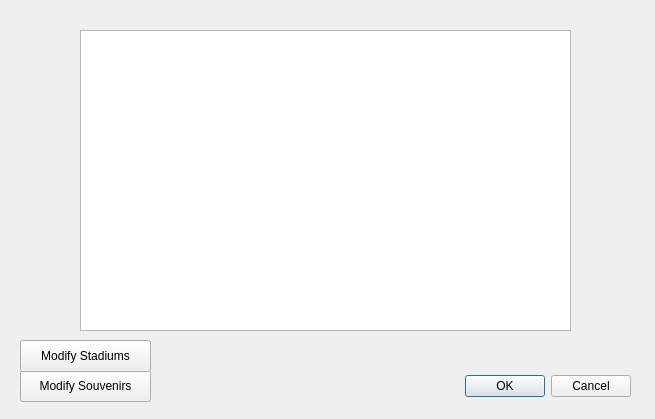
<?xml version="1.0" encoding="UTF-8"?>
<ui version="4.0">
 <class>Stadium_info</class>
 <widget class="QDialog" name="Stadium_info">
  <property name="geometry">
   <rect>
    <x>0</x>
    <y>0</y>
    <width>655</width>
    <height>419</height>
   </rect>
  </property>
  <property name="windowTitle">
   <string>Dialog</string>
  </property>
  <widget class="QDialogButtonBox" name="buttonBox">
   <property name="geometry">
    <rect>
     <x>330</x>
     <y>370</y>
     <width>301</width>
     <height>32</height>
    </rect>
   </property>
   <property name="styleSheet">
    <string notr="true">font: 57 italic 16pt &quot;Avenir&quot;;</string>
   </property>
   <property name="orientation">
    <enum>Qt::Horizontal</enum>
   </property>
   <property name="standardButtons">
    <set>QDialogButtonBox::Cancel|QDialogButtonBox::Ok</set>
   </property>
  </widget>
  <widget class="QTextBrowser" name="textBrowser">
   <property name="geometry">
    <rect>
     <x>80</x>
     <y>30</y>
     <width>491</width>
     <height>301</height>
    </rect>
   </property>
   <property name="styleSheet">
    <string notr="true">font: 87 italic 15pt &quot;Avenir&quot;;</string>
   </property>
  </widget>
  <widget class="QPushButton" name="Editing">
   <property name="geometry">
    <rect>
     <x>20</x>
     <y>370</y>
     <width>131</width>
     <height>32</height>
    </rect>
   </property>
   <property name="styleSheet">
    <string notr="true">font: 57 italic 14pt &quot;Avenir&quot;;</string>
   </property>
   <property name="text">
    <string>Modify Souvenirs</string>
   </property>
  </widget>
  <widget class="QLabel" name="label">
   <property name="geometry">
    <rect>
     <x>240</x>
     <y>370</y>
     <width>151</width>
     <height>20</height>
    </rect>
   </property>
   <property name="styleSheet">
    <string notr="true">color:rgb(95, 21, 255);
font: 81 14pt &quot;Avenir&quot;;
</string>
   </property>
   <property name="text">
    <string/>
   </property>
  </widget>
  <widget class="QPushButton" name="Editing_stad">
   <property name="geometry">
    <rect>
     <x>20</x>
     <y>340</y>
     <width>131</width>
     <height>32</height>
    </rect>
   </property>
   <property name="styleSheet">
    <string notr="true">font: 57 italic 14pt &quot;Avenir&quot;;</string>
   </property>
   <property name="text">
    <string>Modify Stadiums</string>
   </property>
  </widget>
 </widget>
 <resources/>
 <connections>
  <connection>
   <sender>buttonBox</sender>
   <signal>accepted()</signal>
   <receiver>Stadium_info</receiver>
   <slot>accept()</slot>
   <hints>
    <hint type="sourcelabel">
     <x>248</x>
     <y>254</y>
    </hint>
    <hint type="destinationlabel">
     <x>157</x>
     <y>274</y>
    </hint>
   </hints>
  </connection>
  <connection>
   <sender>buttonBox</sender>
   <signal>rejected()</signal>
   <receiver>Stadium_info</receiver>
   <slot>reject()</slot>
   <hints>
    <hint type="sourcelabel">
     <x>316</x>
     <y>260</y>
    </hint>
    <hint type="destinationlabel">
     <x>286</x>
     <y>274</y>
    </hint>
   </hints>
  </connection>
 </connections>
</ui>
